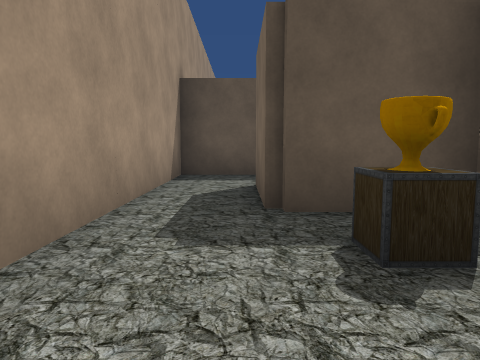
view 1 (above)

13 first-person views from a walk through a 3-D level made in the Unity game engine. The camera is 1.3 m above the floor, tilts 6° down and sees 70° across. Doors are open. The floor is counted in squares, 2 m on a side. Each view is taken from the middle of a square. On the plan, view 1 faces up. The plan holds only what a view shows up to about 10 squares ahead; the rest is blank. The place goes on beyond the plan. The player is left out. Some surface patterns are stand-ins.

view 2
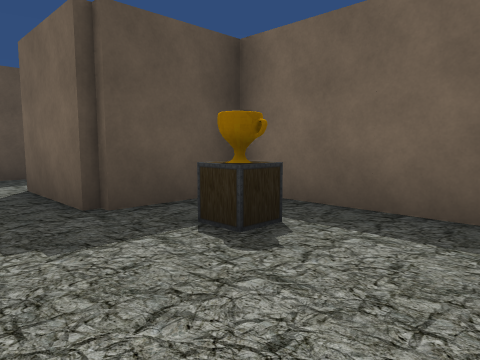

view 3
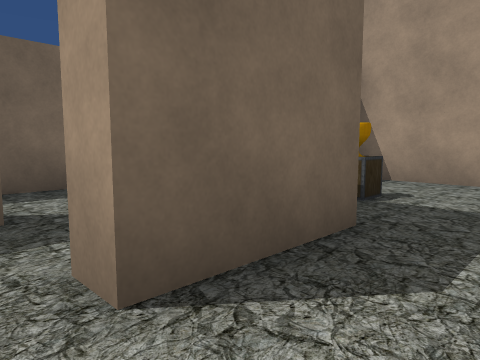

view 4
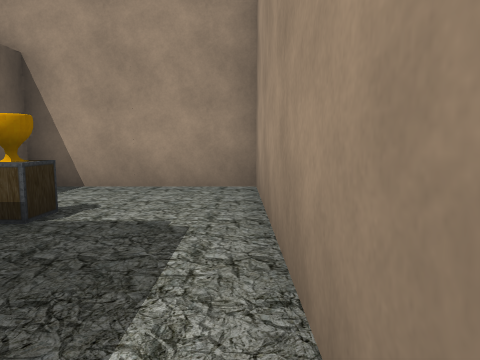

view 5
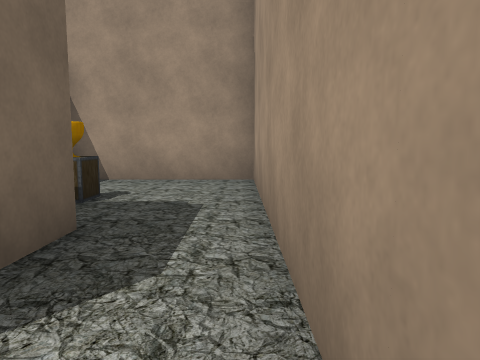

view 6
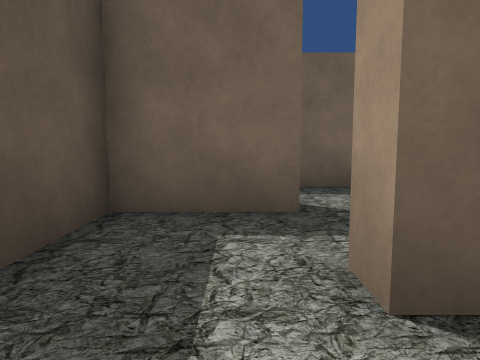

view 7
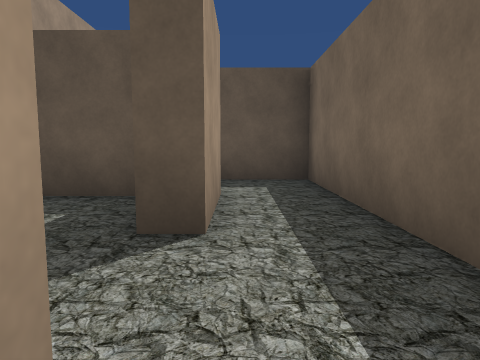

view 8
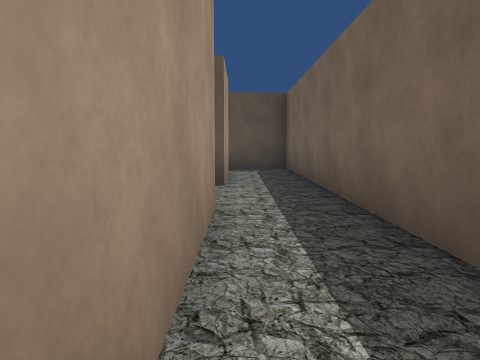

view 9
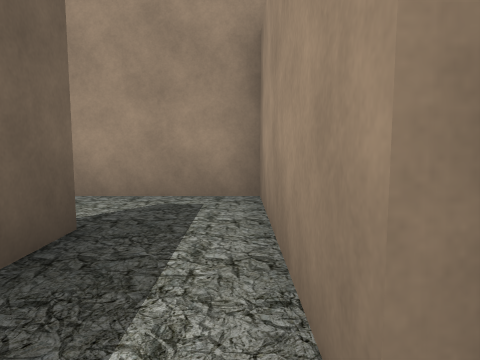

view 10
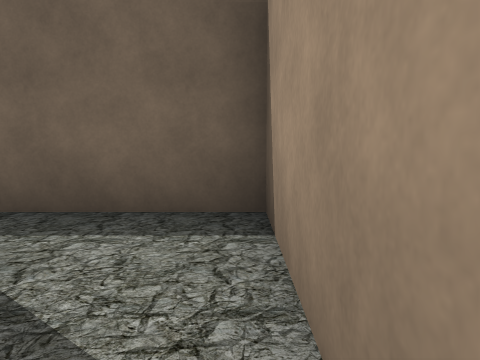

view 11
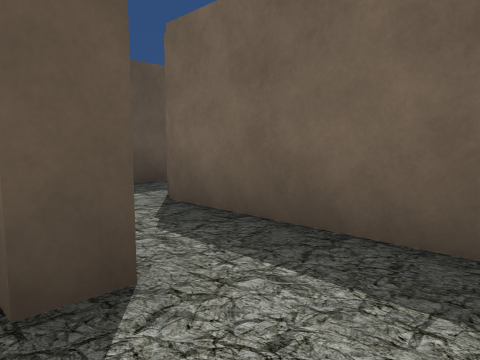

view 12
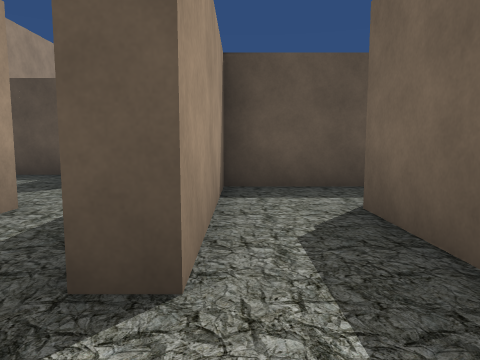

view 13
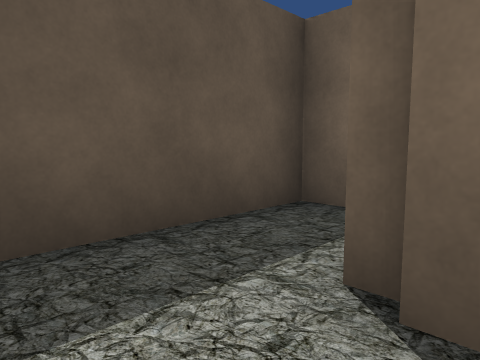

### Floor plan
Ten units are one square. View 1 is at (0, 0); x grows to the right and y downward. Boxes are objects, and circles mark ways between rooms. Rooms are numbered by the first view taken in them; rooms with no view inside come last. Other rooms are left out.
<svg viewBox="-18 -97 106 105">
<path fill="none" stroke="#000" d="M6 -72 -13 -72 -13 3 23 3 23 -32 2 -32 2 -54 8 -54M28 -35 28 -16M28 -74 28 -54 23 -54 23 -72 6 -72M43 -14 43 -75M28 -16 28 3 45 3M48 -14 43 -14M48 -35 48 -14M45 3 63 3 63 -35M83 -52 48 -52 48 -35M43 -75 43 -92 26 -92"/>
<rect x="5" y="-15" width="10" height="10" fill="#bbb"><title>crate</title></rect>
<rect x="5" y="-25" width="10" height="10" fill="#bbb"><title>cup</title></rect>
<circle cx="0" cy="-60" r="3" fill="#2a7"/>
<circle cx="30" cy="-25" r="3" fill="#2a7"/>
<circle cx="30" cy="-65" r="3" fill="#2a7"/>
<circle cx="40" cy="-5" r="3" fill="#2a7"/>
<circle cx="50" cy="-25" r="3" fill="#2a7"/>
<text x="0" y="-20">1</text>
<text x="20" y="-50">2</text>
<text x="30" y="-10">3</text>
<text x="50" y="-20">4</text>
<text x="60" y="-40">5</text>
<text x="30" y="-80">6</text>
</svg>
Room 1 opens to room 2. Room 2 opens to room 3. Room 2 opens to room 6. Room 3 opens to room 4. Room 4 opens to room 5.

Where each view was taken, in squares from view 1:
view 1: 0 up, 0 right, facing up
view 2: 0 up, 1 left, facing up-right
view 3: 6 up, 1 left, facing down-right
view 4: 5 up, 1 left, facing down
view 5: 6 up, 1 left, facing down
view 6: 6 up, 1 left, facing right
view 7: 3 up, 3 right, facing up
view 8: 0 up, 3 right, facing up
view 9: 4 up, 3 right, facing down
view 10: 0 up, 3 right, facing right
view 11: 0 up, 4 right, facing up-right
view 12: 0 up, 5 right, facing up
view 13: 3 up, 5 right, facing up-right
